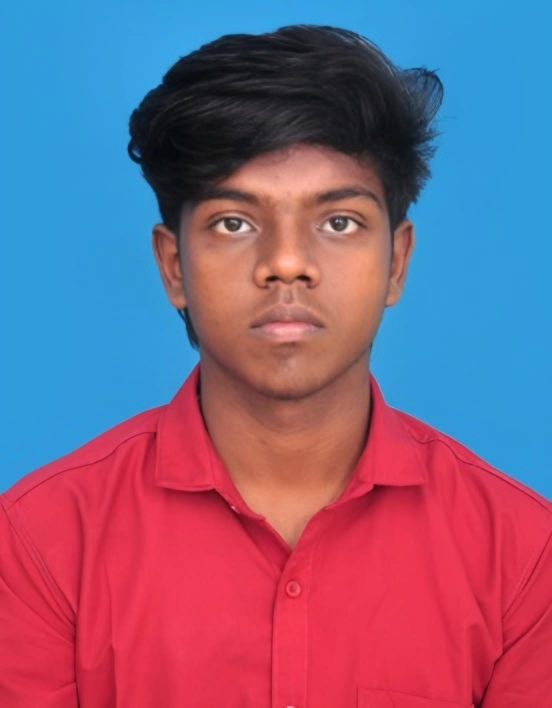
#> input picture Sabii.jpg, 1104 x 1416 px, found by its file name (shown at 1/2 size)
$ jupyter execute exp12.ipynb
#> lines starting #> are read from the running program, lines starting #| are printed output that depends on the picture; after the words box and inside, x2 and y2 are one past the last pixel; in counts of white or black regions, pixels touching at a corner belong together
# EXP-12 -PROJECT: Face Detection with Haar Cascades
## Name : SABEESHWARAN. P
## Regno : 212225230234
## Date : 06.09.2026

[cell 1]
import cv2

# Load Haar cascade
face_cascade = cv2.CascadeClassifier(cv2.data.haarcascades + 'haarcascade_frontalface_default.xml')

# Read the image
image = cv2.imread('sabii.jpg')
#> image is the input picture: shape (1416, 1104, 3); mean B, G, R 130.2, 98.2, 129.7

# Check if image was loaded
if image is None:
    print("Error: Image not found.")
else:
    # Convert to grayscale
    gray = cv2.cvtColor(image, cv2.COLOR_BGR2GRAY)
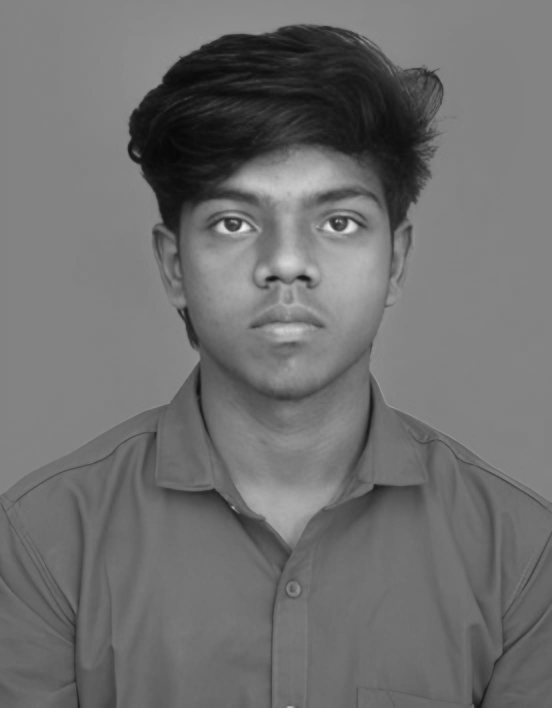
#> gray: shape (1416, 1104) (shown at 1/2 size); min 6, max 245, mean 111.2

    # Detect faces
    faces = face_cascade.detectMultiScale(gray, scaleFactor=1.1, minNeighbors=5)
#> faces = [[344, 260, 473, 473]]

    # Draw rectangles
    for (x, y, w, h) in faces:
        cv2.rectangle(image, (x, y), (x + w, y + h), (255, 0, 0), 2)
#> this loop made 1 pass
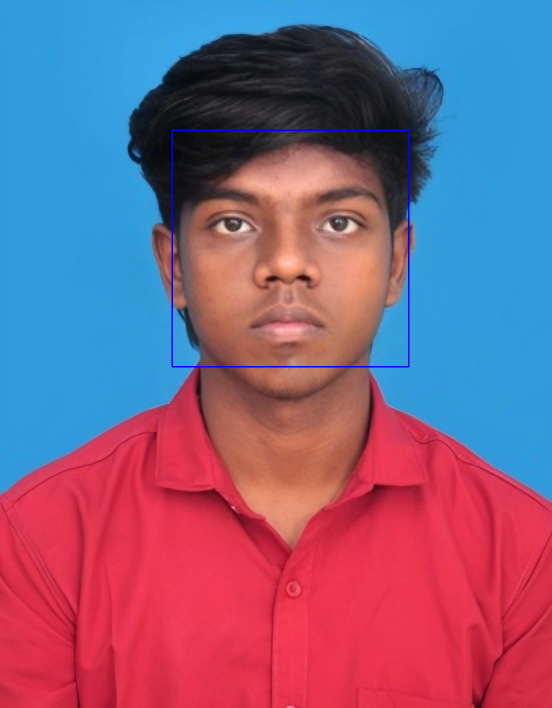
#> image: shape (1416, 1104, 3) (shown at 1/2 size); 0.36% of pixels changed, all inside (x1, y1, x2, y2) = (343, 259, 819, 735)

    # Get screen resolution
    screen_res = 1920, 1080  # You can change this based on your screen
    scale_width = screen_res[0] / image.shape[1]
#> scale_width = 1.74
    scale_height = screen_res[1] / image.shape[0]
#> scale_height = 0.763
    scale = min(scale_width, scale_height)
#> scale = 0.763

    window_width = int(image.shape[1] * scale)
#> window_width = 842
    window_height = int(image.shape[0] * scale)
#> window_height = 1080

    # Resize image
    resized_image = cv2.resize(image, (window_width, window_height))
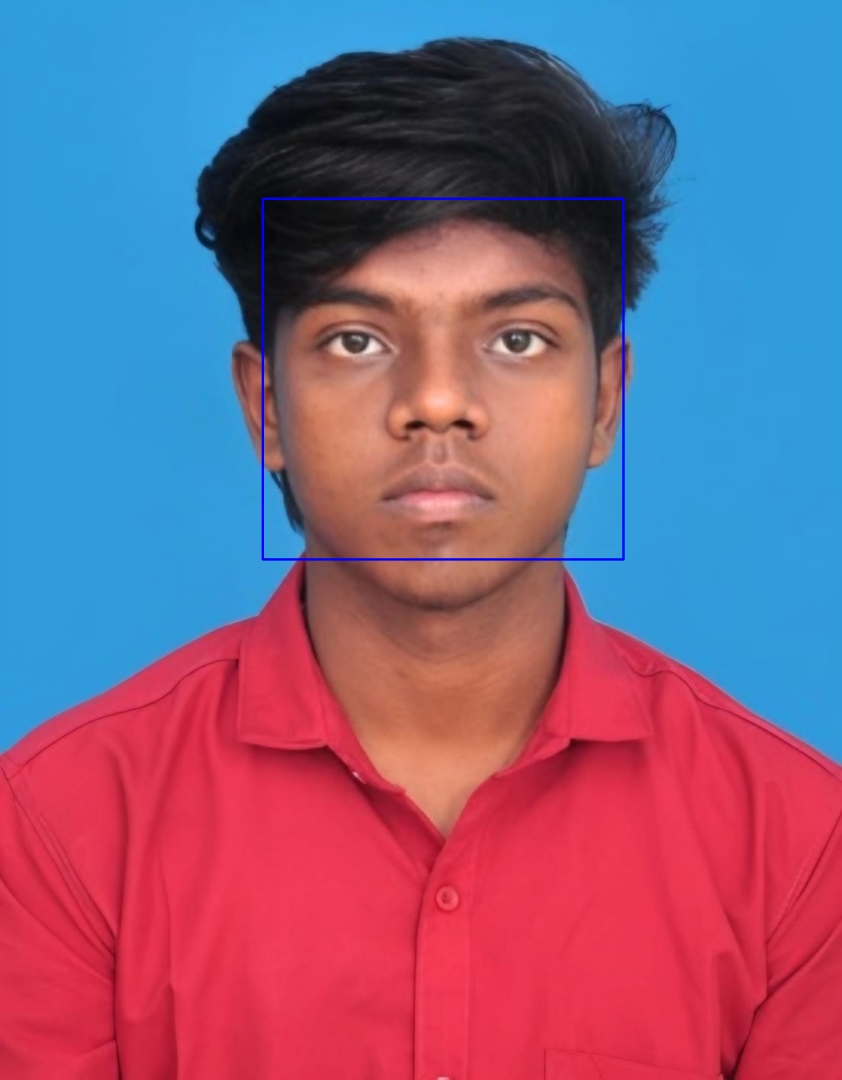
#> resized_image: shape (1080, 842, 3); mean B, G, R 130.7, 97.8, 129.4

    # Show image
    cv2.imshow('Detected Faces', resized_image)
    cv2.waitKey(0)
    cv2.destroyAllWindows()
